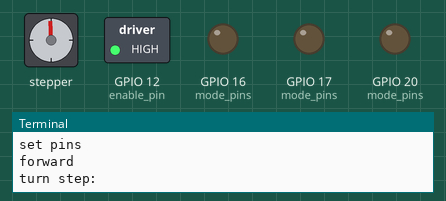
A program run on a simulated Raspberry Pi (BCM pin numbers). Parts: stepper motor, switched loads named in the program (green lamp = pin HIGH), output pins drawn as LEDs (lit = HIGH), the last lines printed to the terminal. The stepper is drawn at 200 steps a turn; pins used as bus, display or sensor lines are not drawn. At 1.7 s the program stops and its outputs stay as they are.

Above: at 0.15 s.
At 0.66 s:
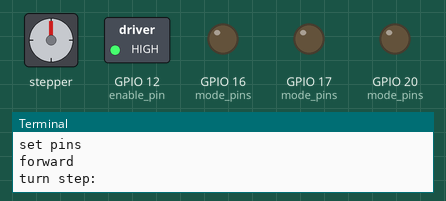
At 1.35 s:
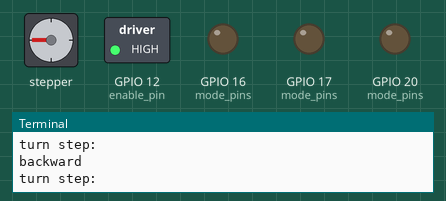
At 1.8 s:
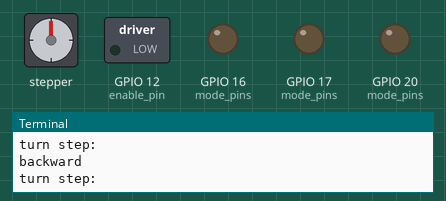
Timing chart, 0 to 3.2 s (numbered marks = the images above):
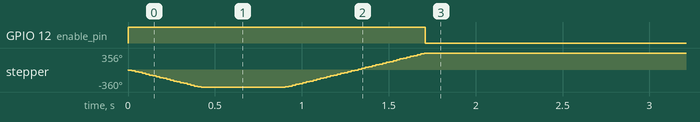

The program:

test.py
```python
import RPi.GPIO as GPIO
import time
from DRV8825 import DRV8825


try:
	Motor1 = DRV8825(dir_pin=13, step_pin=19, enable_pin=12, mode_pins=(16, 17, 20))
	# Motor2 = DRV8825(dir_pin=24, step_pin=18, enable_pin=4, mode_pins=(21, 22, 27))

	"""
	# 1.8 degree: nema23, nema14
	# softward Control :
	# 'fullstep': A cycle = 200 steps
	# 'halfstep': A cycle = 200 * 2 steps
	# '1/4step': A cycle = 200 * 4 steps
	# '1/8step': A cycle = 200 * 8 steps
	# '1/16step': A cycle = 200 * 16 steps
	# '1/32step': A cycle = 200 * 32 steps
	"""
	Motor1.SetMicroStep('softward','fullstep')
	Motor1.TurnStep(Dir='forward', steps=200, stepdelay = 0.001)
	time.sleep(0.5)
	Motor1.TurnStep(Dir='backward', steps=400, stepdelay = 0.001)
	Motor1.Stop()

	"""
	# 28BJY-48:
	# softward Control :
	# 'fullstep': A cycle = 2048 steps
	# 'halfstep': A cycle = 2048 * 2 steps
	# '1/4step': A cycle = 2048 * 4 steps
	# '1/8step': A cycle = 2048 * 8 steps
	# '1/16step': A cycle = 2048 * 16 steps
	# '1/32step': A cycle = 2048 * 32 steps
	"""

	# Motor2.SetMicroStep('hardward' ,'halfstep')
	# Motor2.TurnStep(Dir='forward', steps=2048, stepdelay=0.002)
	# time.sleep(0.5)
	# Motor2.TurnStep(Dir='backward', steps=2048, stepdelay=0.002)
	# Motor2.Stop()

	Motor1.Stop()
	# Motor2.Stop()

except:

    print("\nMotor stop")
    Motor1.Stop()
    # Motor2.Stop()

    exit()
```

DRV8825.py
```python
import RPi.GPIO as GPIO
import time

MotorDir = [
    'forward',
    'backward',
]

ControlMode = [
    'hardward',
    'softward',
]

class DRV8825():
    def __init__(self, dir_pin, step_pin, enable_pin, mode_pins):
        self.dir_pin = dir_pin
        self.step_pin = step_pin
        self.enable_pin = enable_pin
        self.mode_pins = mode_pins

        GPIO.setmode(GPIO.BCM)
        GPIO.setwarnings(False)
        GPIO.setup(self.dir_pin, GPIO.OUT)
        GPIO.setup(self.step_pin, GPIO.OUT)
        GPIO.setup(self.enable_pin, GPIO.OUT)
        GPIO.setup(self.mode_pins, GPIO.OUT)

    def digital_write(self, pin, value):
        GPIO.output(pin, value)

    def Stop(self):
        self.digital_write(self.enable_pin, 0)

    def SetMicroStep(self, mode, stepformat):
        """
        (1) mode
            'hardward' :    Use the switch on the module to control the microstep
            'software' :    Use software to control microstep pin levels
                Need to put the All switch to 0
        (2) stepformat
            ('fullstep', 'halfstep', '1/4step', '1/8step', '1/16step', '1/32step')
        """
        microstep = {'fullstep': (0, 0, 0),
                     'halfstep': (1, 0, 0),
                     '1/4step': (0, 1, 0),
                     '1/8step': (1, 1, 0),
                     '1/16step': (0, 0, 1),
                     '1/32step': (1, 0, 1)}

        print ("Control mode:",mode)
        if (mode == ControlMode[1]):
            print ("set pins")
            self.digital_write(self.mode_pins, microstep[stepformat])

    def TurnStep(self, Dir, steps, stepdelay=0.005):
        if (Dir == MotorDir[0]):
            print("forward")
            self.digital_write(self.enable_pin, 1)
            self.digital_write(self.dir_pin, 0)
        elif (Dir == MotorDir[1]):
            print("backward")
            self.digital_write(self.enable_pin, 1)
            self.digital_write(self.dir_pin, 1)
        else:
            print("the dir must be : 'forward' or 'backward'")
            self.digital_write(self.enable_pin, 0)
            return

        if (steps == 0):
            return

        print ("turn step:"),steps
        for i in range(steps):
            self.digital_write(self.step_pin, True)
            time.sleep(stepdelay)
            self.digital_write(self.step_pin, False)
            time.sleep(stepdelay)
```

Measured:
- by itself, GPIO 12 (enable_pin): LOW → HIGH at 0.00 s, → LOW 1.7 s later
- by itself, stepper: turns 360° counter-clockwise in 0.42 s, then 716° clockwise in 0.80 s
